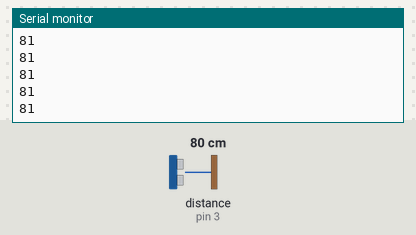
A sketch run on a simulated Arduino Uno, built with avr-gcc and run on an emulated ATmega328P. On the bench: the last lines printed to the serial monitor. The test bench sets the inputs (shaded band); at power-on: distance to the obstacle (sensor on pin 3) 80 cm. The echo pulse lasts 58.3 µs per cm.

Above: at 1.2 s.
1.3 s: distance to the obstacle (sensor on pin 3) set to 2 cm
At 1.57 s:
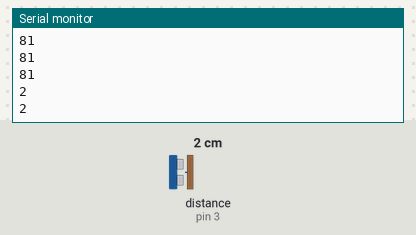
2.8 s: distance to the obstacle (sensor on pin 3) set to 4 cm
At 2.85 s:
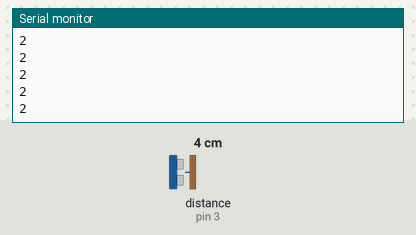
Timing chart, 0 to 5.8 s (numbered marks = the images above; inputs shaded):
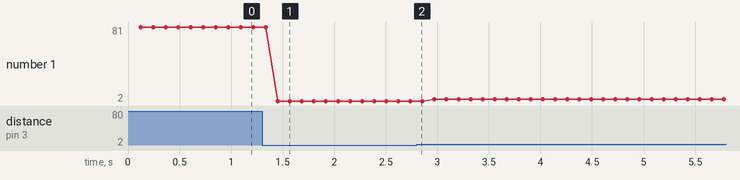

The sketch:

Ulrasonic_Distance.ino
```cpp
/* Description:
 *
 *    This code will measure the distance of the object in front of the HC-SR04 ultrasonic distance sensor, then
 *    print out the distance in cm in the serial monitor.
 *
 * Notes:
 *
 *    The NewPing library will not work with the following libraries/functions
 *    (These are just the issues I found, there may be more)
 *        noTone()
 *        tone()
 *        Volume library by Connor Nishijima
 *
 *    This example specifically uses the HC-SR04 Ultrasonic module
 *
 * Wiring:
 *    HC-SR04:            Arduino:
 *
 *      GND                 GND
 *      TRIG                2
 *      ECHO                3
 *      VCC                 5V
 */

////////////////////////////////////////////// Libraries ////////////////////////////////////////////
#include <NewPing.h>  // Library to use the distance sensor. Documentation: https://bitbucket.org/teckel12/arduino-new-ping/wiki/Home

////////////////////////////////////////// Pin Definitions //////////////////////////////////////////
#define TRIGGER_PIN 2     // Pin that the trigger pin on the HC-SR04 is connected to
#define ECHO_PIN 3        // Pin that the echo pin on the HC-SR04 is connected to

/////////////////////////////////// Sonar Configuration Variables ///////////////////////////////////
#define MAX_DIST  300     // The maximum distance in centimeters that the sensor will try to measure. Anything greater than 300cm will return as 300cm
#define ITERATIONS 5      // The library will take multiple measurements then return the median value to reduce outliers.
                          // The ITERATION variable sets the number of measurements taken before the median is calculated.

/////////////////////////////////////////// Data Variables //////////////////////////////////////////
int distance;             // The variable that stores the measured distance value

///////////////////////////////////////////// Sonar Stuff////////////////////////////////////////////
NewPing sonar(TRIGGER_PIN, ECHO_PIN, MAX_DIST);   // Initializes the sensor at the pins specified earlier. Also specifies the maximum distance the sensor will try to measure.

/////////////////////////////////////////// Initialization //////////////////////////////////////////
void setup() {
  Serial.begin(9600);     // Initializes the serial port at a speed of 9600 baud. This is done so we can receive information from the Arduino.
}

////////////////////////////////////////////// Main Loop ////////////////////////////////////////////
void loop() {
  distance = sonar.ping_median(ITERATIONS);   // Sends out multiple pings (Number of pings equals the ITERATIONS variable), then calculates the median value.
                                              // This will give the measured time for the ping to return in microseconds. This does not give a reading in a length unit.

  distance = sonar.convert_cm(distance);      // This converts the distance from time to a length unit, more specifically centimeters in this case.

  Serial.println(distance);     // Prints the measured distance to the serial monitor
}
```

Measured:
- after the input at 1.3 s, the serial monitor: prints a new line after 0.15 s (image 1)
- plotted number 1: 81 → 2 after the input at 1.3 s, 2 → 4 after the input at 2.8 s
